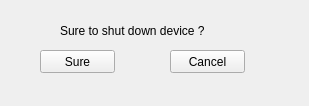
<?xml version="1.0" encoding="UTF-8"?>
<ui version="4.0">
 <class>ShutdownDeviceClass</class>
 <widget class="QWidget" name="ShutdownDeviceClass">
  <property name="geometry">
   <rect>
    <x>0</x>
    <y>0</y>
    <width>309</width>
    <height>106</height>
   </rect>
  </property>
  <property name="windowTitle">
   <string>ShutdownDevice</string>
  </property>
  <widget class="QPushButton" name="pushButton_sure">
   <property name="geometry">
    <rect>
     <x>40</x>
     <y>50</y>
     <width>75</width>
     <height>23</height>
    </rect>
   </property>
   <property name="text">
    <string>Sure</string>
   </property>
  </widget>
  <widget class="QLabel" name="label">
   <property name="geometry">
    <rect>
     <x>60</x>
     <y>20</y>
     <width>191</width>
     <height>21</height>
    </rect>
   </property>
   <property name="text">
    <string>Sure to shut down device ?</string>
   </property>
  </widget>
  <widget class="QPushButton" name="pushButton_cancel">
   <property name="geometry">
    <rect>
     <x>170</x>
     <y>50</y>
     <width>75</width>
     <height>23</height>
    </rect>
   </property>
   <property name="text">
    <string>Cancel</string>
   </property>
  </widget>
 </widget>
 <layoutdefault spacing="6" margin="11"/>
 <resources/>
 <connections/>
</ui>
